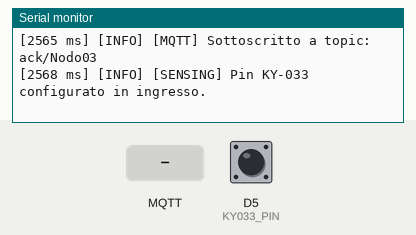
The program below on a simulated ESP8266 (NodeMCU). Shown: the last lines printed to the serial monitor. The inputs (shaded band) are chosen by the test bench; at power-on: D5 (KY033_PIN) HIGH. WiFi joins after 1.5 s; servers stay silent unless stated; no MQTT or app messages arrive unless stated.

Above: at 3.7 s.
3.8 s: D5 (KY033_PIN) pulled LOW for 0.15 s
At 4.3 s:
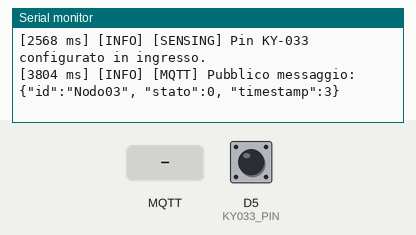
6.9 s: MQTT message "1" arrives on the first subscribed topic
At 7.5 s:
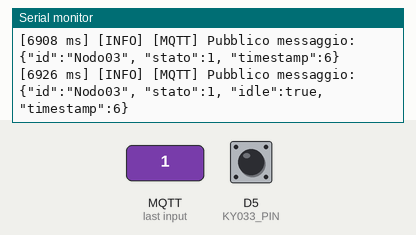
8.4 s: MQTT message "on" arrives on the first subscribed topic
At 9.0 s:
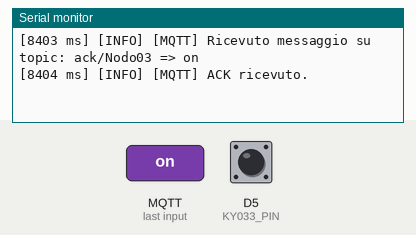
9.9 s: MQTT message "off" arrives on the first subscribed topic
At 11.1 s:
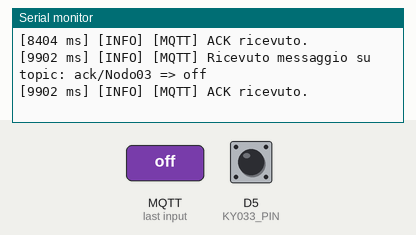
11.4 s: D5 (KY033_PIN) pulled LOW for 1 s
At 14.2 s:
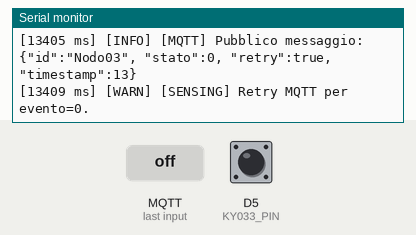

Measured:
- after the input at 3.8 s, the serial monitor: prints a new line at once (image 1)
- after the input at 6.9 s, the serial monitor: prints a new line at once (image 2)
- after the input at 8.4 s, the serial monitor: prints a new line at once (image 3)
- after the input at 9.9 s, the serial monitor: prints a new line at once (image 4)
- after the input at 11.4 s, the serial monitor: prints a new line at once (image 5)

The program:

main.cpp
```cpp
#include <Arduino.h>
#include "sensing.h"
#include "mqtt.h"
#include "logutil.h"
#include "config.h"

void setup() {
    logInit();
    logInfo("MAIN", "Avvio sistema NodeMCU %s", CLIENT_ID);
    setupMQTT(CLIENT_ID);
    setupSensing();
}

void loop() {
    mqttLoop();
    sensingLoop();
    delay(10);
}
```

logutil.h
```cpp
#pragma once

void logInit();
void logInfo(const char* tag, const char* fmt, ...);
void logWarn(const char* tag, const char* fmt, ...);
void logError(const char* tag, const char* fmt, ...);
```

mqtt.h
```cpp
#pragma once

void setupMQTT(const char* client_id);
void mqttLoop();
void mqttPublish(const char* payload);
bool mqttAckRicevuto();
void mqttResetAck();
```

sensing.h
```cpp
#pragma once

void setupSensing();
void sensingLoop();
```

logutil.cpp
```cpp
#include "logutil.h"
#include <Arduino.h>
#include <stdarg.h>

void logInit() {
    Serial.begin(115200);
    while (!Serial);  // Attende apertura seriale
    delay(1000);
    Serial.println("--- Logger inizializzato ---");
}

void logFormatted(const char* level, const char* tag, const char* fmt, va_list args) {
    char buffer[256];
    vsnprintf(buffer, sizeof(buffer), fmt, args);
    unsigned long now = millis();
    Serial.printf("[%lu ms] [%s] [%s] %s\n", now, level, tag, buffer);
}

void logInfo(const char* tag, const char* fmt, ...) {
    va_list args;
    va_start(args, fmt);
    logFormatted("INFO", tag, fmt, args);
    va_end(args);
}

void logWarn(const char* tag, const char* fmt, ...) {
    va_list args;
    va_start(args, fmt);
    logFormatted("WARN", tag, fmt, args);
    va_end(args);
}

void logError(const char* tag, const char* fmt, ...) {
    va_list args;
    va_start(args, fmt);
    logFormatted("ERROR", tag, fmt, args);
    va_end(args);
}
```

mqtt.cpp
```cpp
#include <ESP8266WiFi.h>
#include <PubSubClient.h>
#include "mqtt.h"
#include "config.h"
#include "logutil.h"

WiFiClient espClient;
PubSubClient client(espClient);

static volatile bool ackRicevuto = false;

void mqttCallback(char* topic, byte* payload, unsigned int length) {
    payload[length] = '\0';
    logInfo("MQTT", "Ricevuto messaggio su topic: %s => %s", topic, (char*)payload);
    if (strcmp(topic, MQTT_ACK_TOPIC) == 0) {
        ackRicevuto = true;
        logInfo("MQTT", "ACK ricevuto.");
    }
}

void setupMQTT(const char* client_id) {
    WiFi.begin(WIFI_SSID, WIFI_PASSWORD);
    logInfo("MQTT", "Connessione a SSID: %s ...", WIFI_SSID);

    while (WiFi.status() != WL_CONNECTED) {
        delay(500);
        logInfo("MQTT", ".");
    }

    logInfo("MQTT", "WiFi connesso. IP: %s", WiFi.localIP().toString().c_str());

    client.setServer(MQTT_BROKER, MQTT_PORT);
    client.setCallback(mqttCallback);

    while (!client.connected()) {
        logInfo("MQTT", "Connessione al broker %s ...", MQTT_BROKER);
        if (client.connect(client_id, MQTT_USERNAME, MQTT_PASSWORD)) {
            logInfo("MQTT", "Connesso al broker MQTT.");
        } else {
            logError("MQTT", "Connessione fallita (rc=%d). Riprovo...", client.state());
            delay(1000);
        }
    }

    client.subscribe(MQTT_ACK_TOPIC, 1);
    logInfo("MQTT", "Sottoscritto a topic: %s", MQTT_ACK_TOPIC);
}

void mqttLoop() {
    client.loop();
}

void mqttPublish(const char* payload) {
    logInfo("MQTT", "Pubblico messaggio: %s", payload);
    client.publish(MQTT_TOPIC_DATA, payload, false);
}

bool mqttAckRicevuto() {
    return ackRicevuto;
}

void mqttResetAck() {
    ackRicevuto = false;
}
```

sensing.cpp
```cpp
#include <Arduino.h>
#include "mqtt.h"
#include "config.h"
#include "logutil.h"

// Stato del sensore e variabili di controllo
//int current_state = -1;
int last_physical_state = 1;  // 1: alto (libero), 0: basso (occupato)
int last_state_sent = -2;

unsigned long last_idle_sent = 0;
unsigned long last_event_sent = 0;
unsigned long last_transition_time = 0;

bool waiting_for_ack = false;
bool evento_in_gestione = false;
bool attesa_rilascio = false;


void setupSensing() {
    pinMode(KY033_PIN, INPUT_PULLUP);
    logInfo("SENSING", "Pin KY-033 configurato in ingresso.");
}
void sensingLoop() {
    int read_state = digitalRead(KY033_PIN);
    unsigned long now = millis();

    // Evento: passaggio a occupato (fronte 1→0) e non già in gestione
    if (read_state == 0 && last_physical_state == 1 &&
       !waiting_for_ack && !evento_in_gestione &&
        now - last_transition_time > DEBOUNCE_DELAY) {

        last_transition_time = now;
        waiting_for_ack = true;
        evento_in_gestione = true;
        last_event_sent = now;
        last_state_sent = 0;
        last_physical_state = 0;

        mqttResetAck();

        char payload[128];
        snprintf(payload, sizeof(payload),
                 "{\"id\":\"%s\", \"stato\":0, \"timestamp\":%lu}",
                 CLIENT_ID, now / 1000);
        mqttPublish(payload);
        return;
    }

    // Ricevuto ack → pubblica rilascio (stato 1)
    if (waiting_for_ack && mqttAckRicevuto()) {
        waiting_for_ack = false;
        mqttResetAck();
        last_state_sent = 1;

        char payload[128];
        snprintf(payload, sizeof(payload),
                 "{\"id\":\"%s\", \"stato\":1, \"timestamp\":%lu}",
                 CLIENT_ID, now / 1000);
        mqttPublish(payload);
        return;
    }

    // Retry MQTT se ack non arriva in tempo
    if (waiting_for_ack && (now - last_event_sent > RETRY_ACK_MS)) {
        last_event_sent = now;

        char payload[128];
        snprintf(payload, sizeof(payload),
                 "{\"id\":\"%s\", \"stato\":0, \"retry\":true, \"timestamp\":%lu}",
                 CLIENT_ID, now / 1000);
        mqttPublish(payload);
        logWarn("SENSING", "Retry MQTT per evento=0.");
        return;
    }

    // Rilascio del sensore (fronte 0→1) → resetta permesso a nuovi eventi
    if (read_state == 1 && last_physical_state == 0) {
        last_physical_state = 1;
        evento_in_gestione = false;  // Ora posso accettare un nuovo evento
    }

    // Stato idle
    if (!waiting_for_ack && read_state == 1 && (now - last_idle_sent > INTERVAL_IDLE_MS)) {

        last_idle_sent = now;
        last_state_sent = 1;

        char payload[128];
        snprintf(payload, sizeof(payload),
                 "{\"id\":\"%s\", \"stato\":1, \"idle\":true, \"timestamp\":%lu}",
                 CLIENT_ID, now / 1000);
        mqttPublish(payload);
    }
}
```

config.h
```cpp
#pragma once

// === Wi-Fi ===
#define WIFI_SSID         "MERCUSYS_CBCE"
#define WIFI_PASSWORD     "98167494"

// === MQTT ===
#define MQTT_BROKER       "192.168.1.153"
#define MQTT_PORT         1883
#define MQTT_USERNAME     "esp03"
#define MQTT_PASSWORD     "esp2025"
#define MQTT_TOPIC_DATA   "/binario/03"
#define MQTT_ACK_TOPIC    "ack/Nodo03"
#define CLIENT_ID         "Nodo03"

// === Sensore ===
#define KY033_PIN         D5 // oppure GPIO14
#define INTERVAL_IDLE_MS  5000
#define RETRY_ACK_MS      2000
#define DEBOUNCE_DELAY 600 //ms
```
